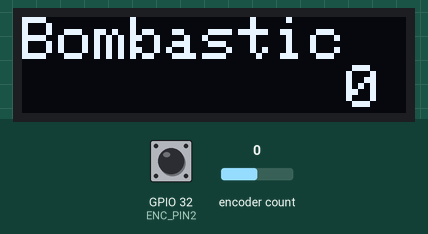
Bench run of a program on a simulated ESP32. Parts: 128×32 one-colour display. Inputs (shaded band) come from the test bench; at power-on: encoder count 0, GPIO 32 (ENC_PIN2) HIGH. WiFi joins after 1.5 s; servers stay silent unless stated; no MQTT or app messages arrive unless stated; what the program prints to the serial monitor is not drawn.

Above: at 2.7 s.
2.8 s: encoder count set to 1
At 3.1 s:
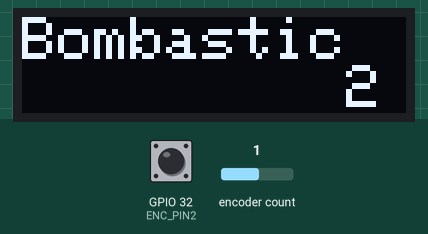
4.3 s: encoder count set to 2
At 5.5 s:
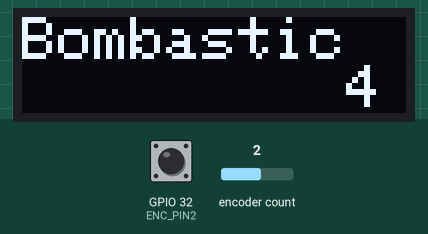
5.8 s: encoder count set to 3
At 6.8 s:
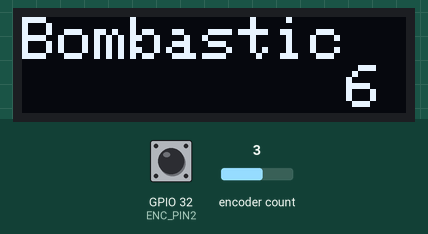
Timing chart, 0 to 8.8 s (numbered marks = the images above; inputs shaded):
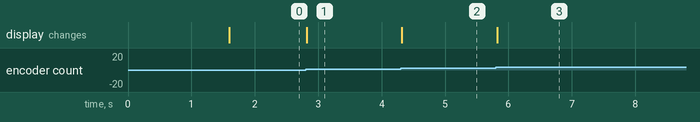

Measured:
- after the input at 2.8 s, the display: changes at once (image 1)
- after the input at 4.3 s, the display: changes at once (image 2)
- after the input at 5.8 s, the display: changes at once (image 3)

The program:

main.cpp
```cpp
#include <Arduino.h>
#include <SPI.h>
#include <Wire.h>
#include <Adafruit_GFX.h>
#include <Adafruit_SSD1306.h>
#include <RotaryEncoder.h>
#include "conn.h"

#define SCREEN_WIDTH 128
#define SCREEN_HEIGHT 32

#define OLED_RESET -1
Adafruit_SSD1306 display(SCREEN_WIDTH, SCREEN_HEIGHT, &Wire, OLED_RESET);

#define ENC_PIN1 35
#define ENC_PIN2 32

RotaryEncoder encoder(ENC_PIN1, ENC_PIN2, RotaryEncoder::LatchMode::TWO03);

// Global variables
int counter = 0;

unsigned long lastCounterSent = 0;
int lastSentCounter = 0;

// Interrupts
void IRAM_ATTR updateEncoder();

void updateDisplay();

void setupDisplay();

void setup()
{
  Serial.begin(115200);

  setupDisplay();

  setupWifi();

  setupMqtt();

  attachInterrupt(digitalPinToInterrupt(ENC_PIN1), updateEncoder, CHANGE);
  attachInterrupt(digitalPinToInterrupt(ENC_PIN2), updateEncoder, CHANGE);
}

void setupDisplay()
{
  if (!display.begin(SSD1306_SWITCHCAPVCC, 0x3C))
  {
    Serial.println(F("SSD1306 allocation failed"));
    for (;;)
      ;
  }

  display.clearDisplay();
}

void loop()
{
  unsigned long now = millis();

  counter = encoder.getPosition();

  if (now - lastCounterSent > 5000 || (now - lastCounterSent > 100 && counter != lastSentCounter))
  {
    Serial.print("Publishing counter: ");
    Serial.println(String(counter).c_str());
    mqttClient.publish("m216team1/bombastic/counter", String(counter).c_str());
    lastCounterSent = now;
    lastSentCounter = counter;
  }

  mqttClient.loop();

  updateDisplay();
}

void IRAM_ATTR updateEncoder()
{
  encoder.tick();
}

void updateDisplay()
{
  display.clearDisplay();

  display.setTextColor(SSD1306_WHITE);
  display.setCursor(0, 0);

  display.setTextSize(2);
  display.println("Bombastic");

  display.setTextSize(2);

  String counterString = String(counter);

  for (size_t i = 0; i < 10 - counterString.length(); i++)
  {
    display.print(" ");
  }

  display.println(counterString);

  display.display();
}
```

conn.cpp
```cpp
#include "conn.h"
#include <Arduino.h>
#include <WiFi.h>
#include <PubSubClient.h>

WiFiClient wifiClient;
PubSubClient mqttClient(wifiClient);

void setupWifi()
{
  Serial.print("Connecting to WiFi: ");
  Serial.println(SSID);

  wl_status_t status = WL_DISCONNECTED;

  while (status != WL_CONNECTED)
  {
    WiFi.begin(SSID, PASSWORD);
    status = (wl_status_t)WiFi.waitForConnectResult();

    if (status != WL_CONNECTED)
    {
      Serial.print("Failed to connect: ");
      Serial.println(status);
      Serial.println("Retrying in 3s...");
      delay(3000);
    }
  }

  Serial.println("WiFi connected");
  Serial.print("IP address: ");
  Serial.println(WiFi.localIP());
}

void setupMqtt()
{
  Serial.print("Connecting to MQTT: ");
  Serial.print(MQTT_SERVER);
  Serial.print(":");
  Serial.println(MQTT_PORT);

  mqttClient.setServer(MQTT_SERVER, MQTT_PORT);

  bool connected = false;

  while (!connected)
  {
    connected = mqttClient.connect(MQTT_ID);

    if (!connected)
    {
      Serial.print("Failed to connect: ");
      Serial.println(mqttClient.state());
      Serial.println("Retrying in 3s...");
      delay(3000);
    }
  }

  Serial.println("MQTT connected");
  Serial.print("MQTT ID: ");
  Serial.println(MQTT_ID);
}
```

conn.h
```cpp
#ifndef CONN_H
#define CONN_H

#include <Arduino.h>
#include <WiFi.h>
#include <PubSubClient.h>

#define SSID "GuestWLANPortal"
#define PASSWORD NULL

#define MQTT_SERVER "noseryoung.ddns.net"
#define MQTT_PORT 1983
#define MQTT_ID "esp32_team1"

extern WiFiClient wifiClient;
extern PubSubClient mqttClient;

void setupWifi();

void setupMqtt();

#endif
```
